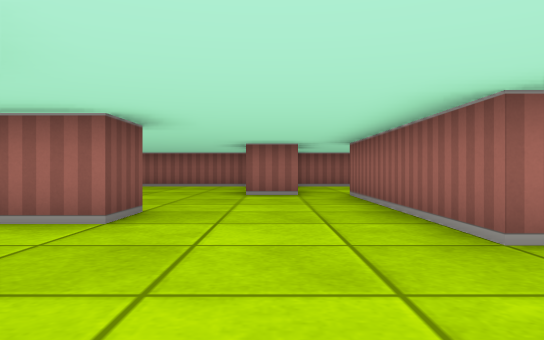
View 1 (above)

24 first-person views from a walk through a cub3D ray-caster map. The camera is about half as high as the walls, looks level and sees 70° across. The floor is counted in squares. Each view is taken from the middle of a square. On the plan, view 1 faces up. The plan holds only what a view shows up to about 9 squares ahead; the rest is blank.

View 2
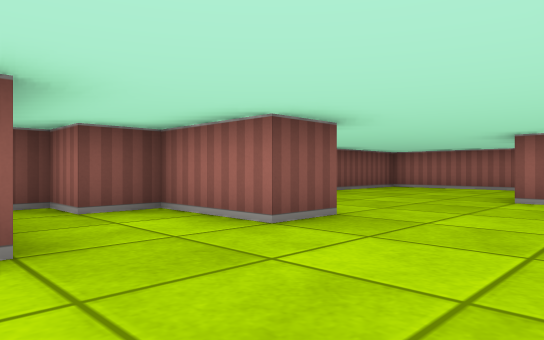

View 3
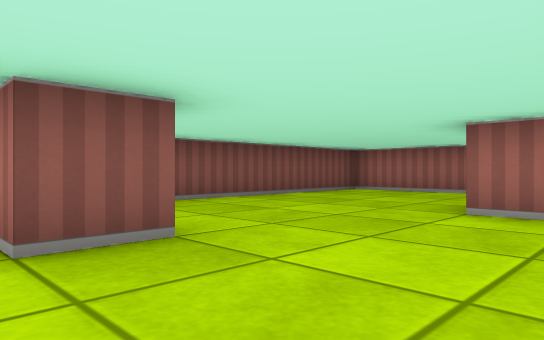

View 4
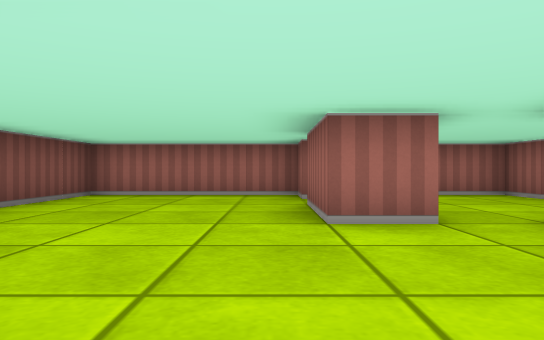

View 5
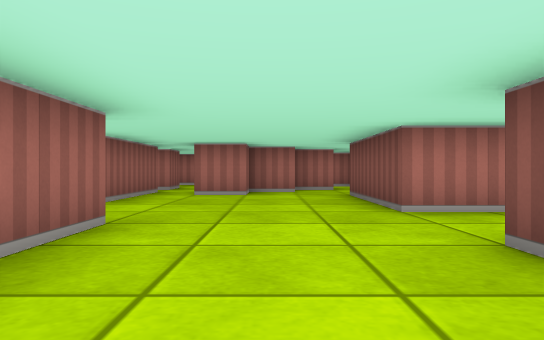

View 6
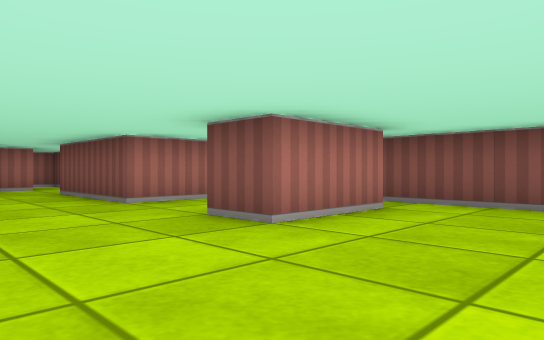

View 7
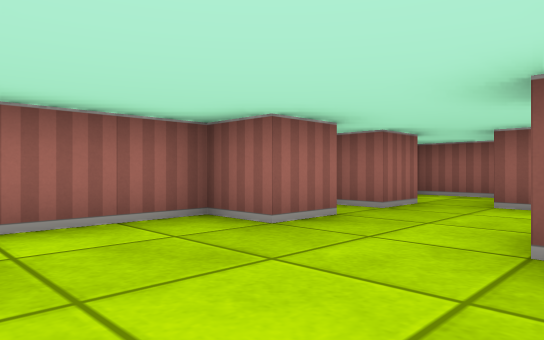

View 8
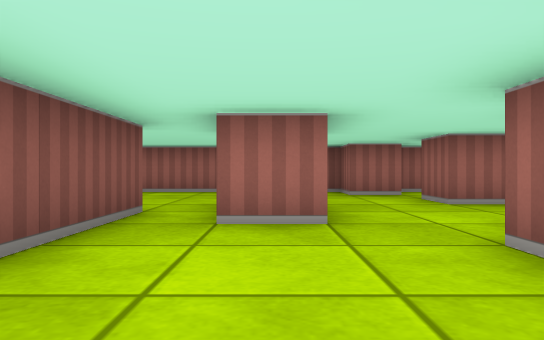

View 9
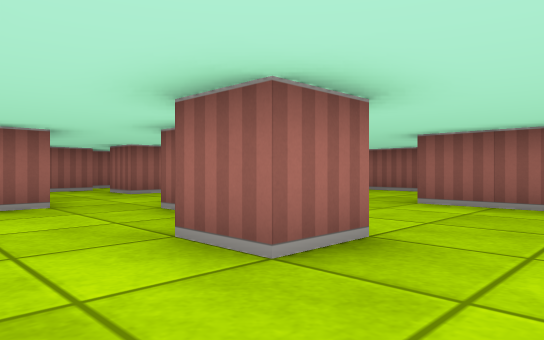

View 10
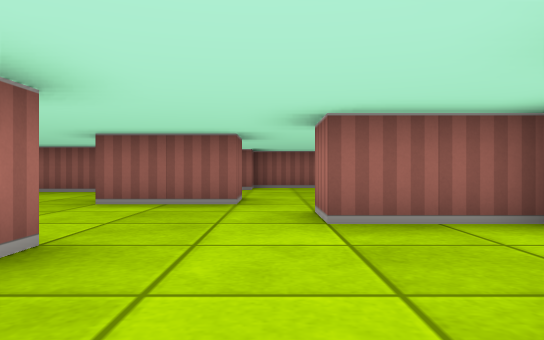

View 11
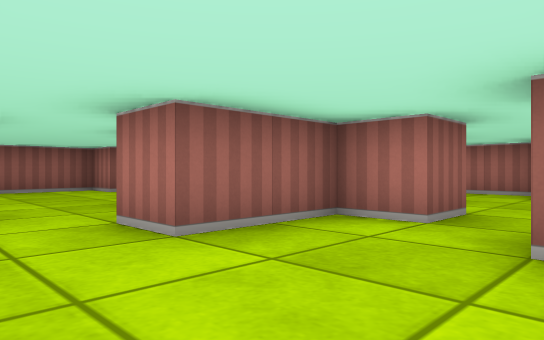

View 12
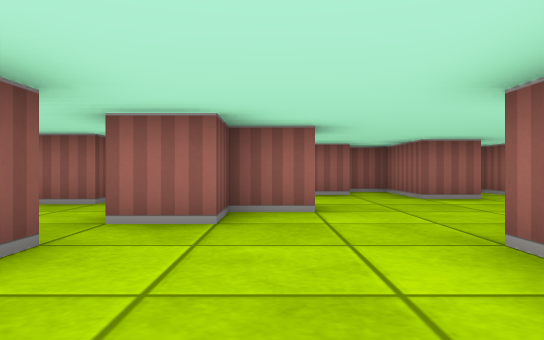

View 13
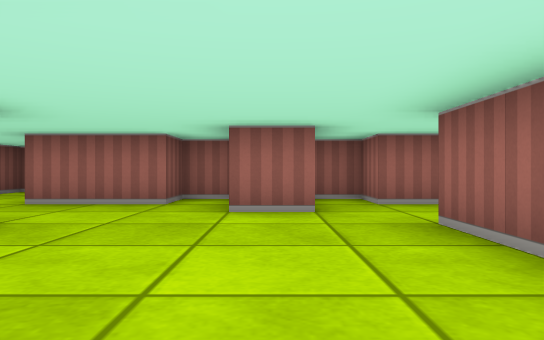

View 14
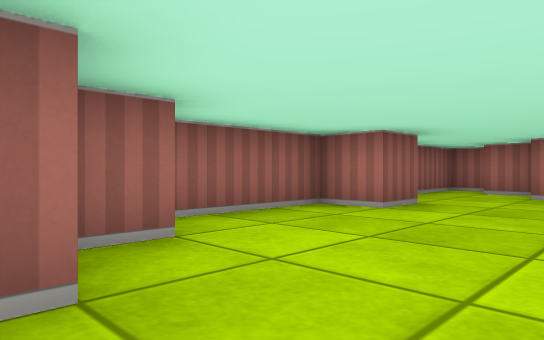

View 15
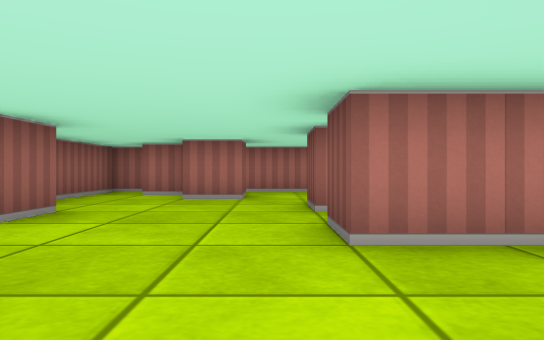

View 16
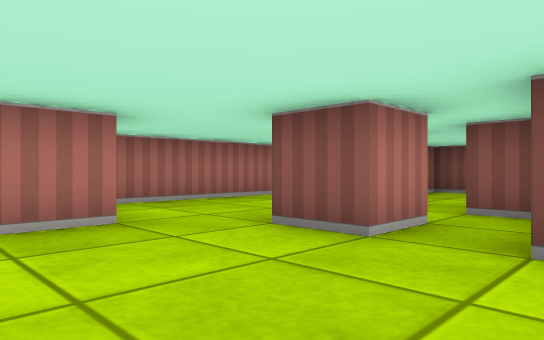

View 17
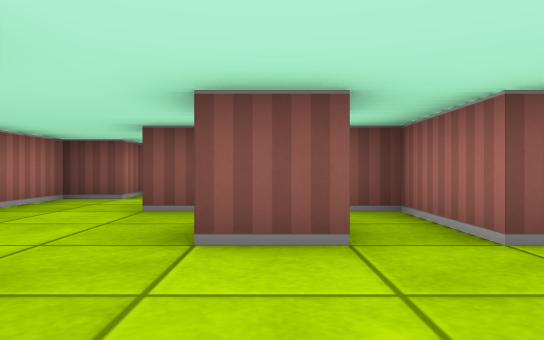

View 18
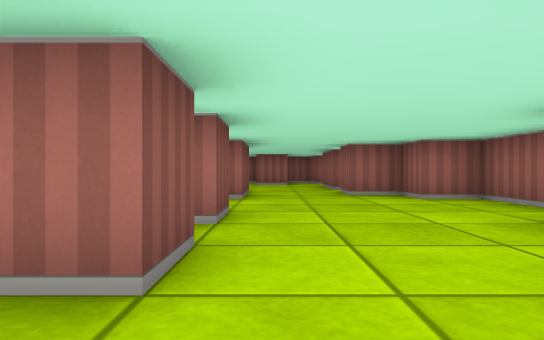

View 19
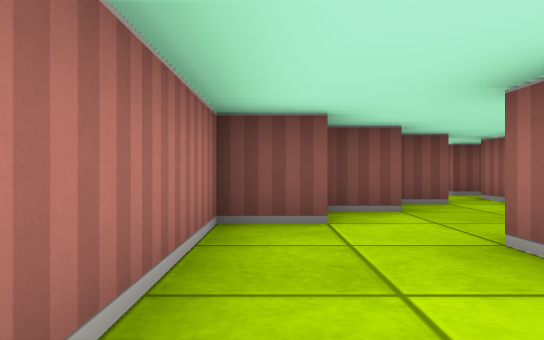

View 20
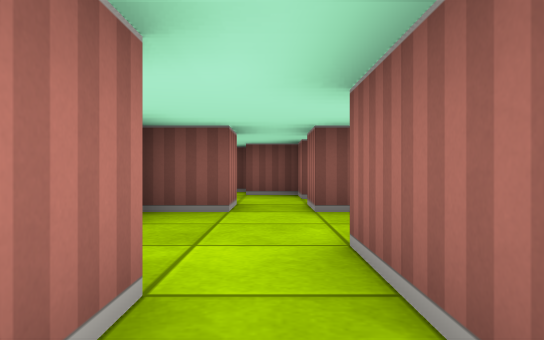

View 21
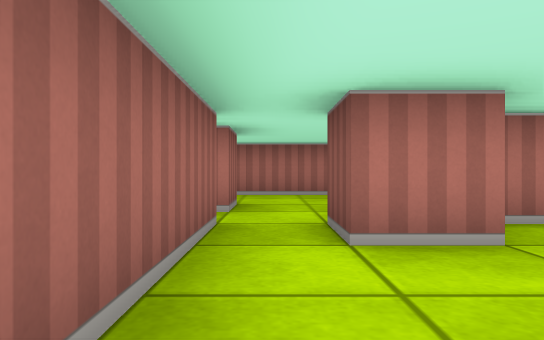

View 22
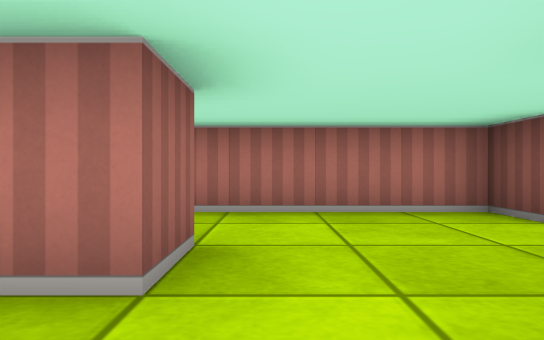

View 23
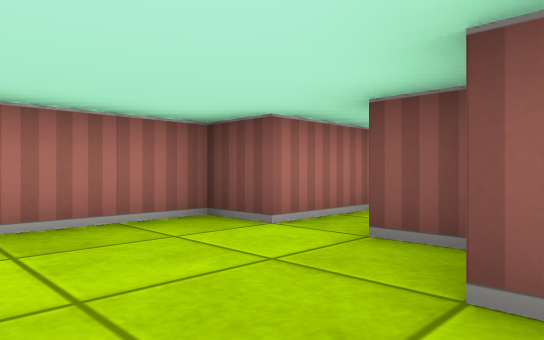

View 24
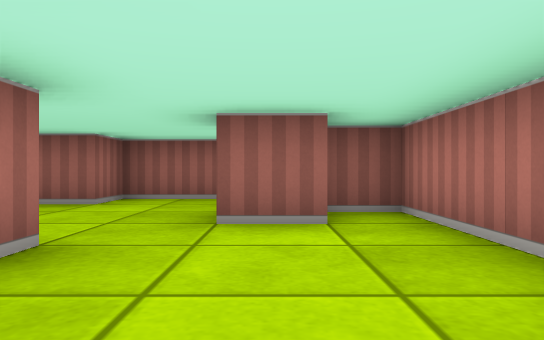

### Floor plan
Key: @ floor where view 1 was taken; # wall or solid block; . floor.
Columns run from 5 left of view 1 to 14 right of it. Each row starts with its distance up from view 1.
 12 #############
 11 #....#...#.#..#
 10 #............#####
  9 #....#......##.#.#
  8 #....#...#.....#..
  7 #......#.#........
  6 #......#...##....#
  5 #......#...#.....#
  4 ####...#.........
  3 ##.....#..#...#..##
  2 #.............#...##
  1   ##...............#
  0    #.@..#...#......#
 -1    #....##..###....#
 -2    ..##.#..##.....##
 -3    .##........#....#
 -4     #...##..#......#
 -5    ......##.....##.#
 -6    ##.... #......#.#
 -7     ################

Where each view was taken, in squares from view 1:
view 1: 0 up, 0 right, facing up
view 2: 1 up, 1 right, facing up-left
view 3: 3 up, 1 right, facing up-left
view 4: 4 up, 1 left, facing up
view 5: 6 up, 0 right, facing down
view 6: 7 up, 1 right, facing down-left
view 7: 8 up, 1 right, facing up-right
view 8: 3 up, 4 right, facing up
view 9: 1 up, 3 right, facing up-right
view 10: 1 up, 3 right, facing right
view 11: 2 up, 4 right, facing down-right
view 12: 1 up, 7 right, facing up
view 13: 3 up, 10 right, facing up
view 14: 3 up, 10 right, facing down-right
view 15: 2 up, 10 right, facing down
view 16: 1 down, 12 right, facing down-left
view 17: 3 down, 12 right, facing left
view 18: 5 down, 10 right, facing up
view 19: 6 down, 9 right, facing left
view 20: 3 down, 8 right, facing left
view 21: 1 up, 2 right, facing down
view 22: 2 down, 2 right, facing down
view 23: 3 down, 2 right, facing down-left
view 24: 5 down, 7 right, facing right
